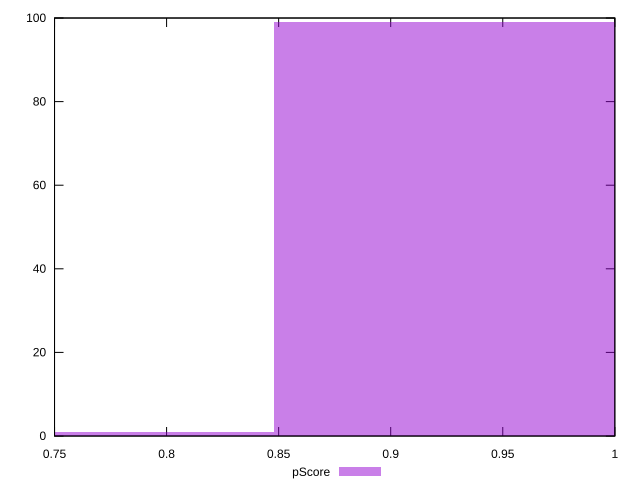

Write gnuplot code to recreate this figure.
reset

$pScore <<EOF
0.9247984940285795 99
0.770665411690483 1
EOF

set key outside below
set boxwidth 0.15413308233809658
set xrange [0.75:1]
set yrange [0:100]
set trange [0:100]
set style fill transparent solid 0.5 noborder
set terminal svg size 640, 490 enhanced background rgb 'white'
set output "report_00018_2021-02-10T15-25-16.877Z/uses-http2/samples/pages+cached/pScore/histogram.svg"

plot $pScore title "pScore" with boxes

reset
